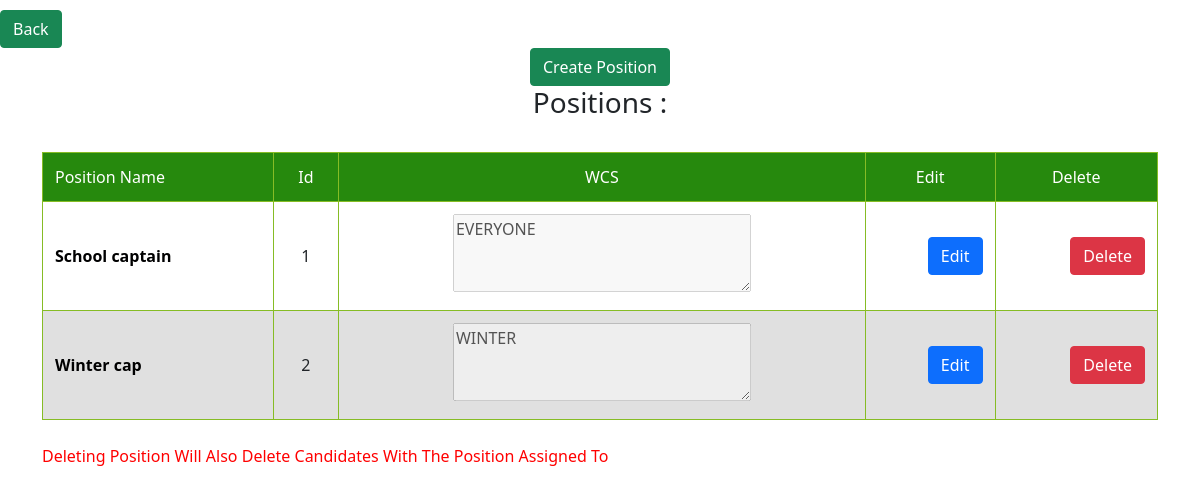
The app's page /admin/positions (signed in), older data.
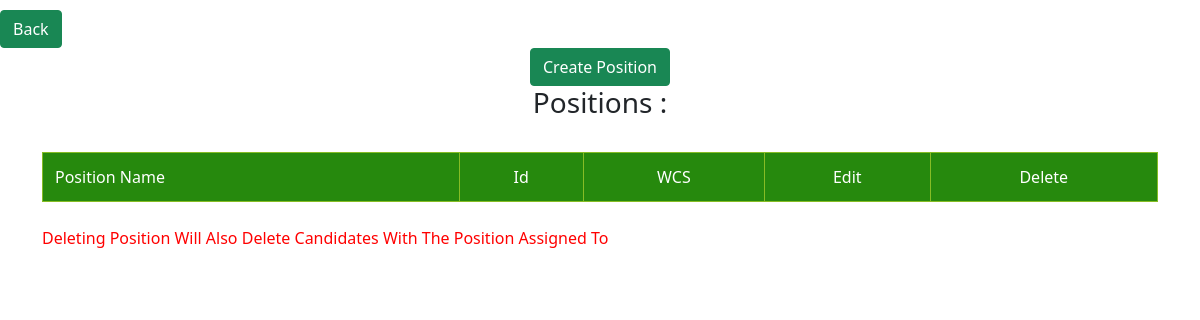
The same page, newer data.
### tables this page shows
CREATE TABLE positions (
	            id INTEGER PRIMARY KEY,
	            name TEXT NOT NULL,
	            wcs TEXT NOT NULL
                );

### main.py (the view)
@app.route('/admin/positions')
def positions():
    if not session.get("login"):
        return redirect("/admin/login")
    return render_template('positions.html', tm=conn.cursor().execute('SELECT * from positions').fetchall())

### templates/positions.html (shortened to what this page needs)
<!DOCTYPE html>
<html lang="en">
<head>
    <link rel="stylesheet" href="{{ url_for('static', filename='table.css')}}">
    <link rel="stylesheet" href="{{ url_for('static', filename='bootstrap.min.css') }}">
</head>
<body>
    <div class="buttonss" style="padding-top: 10px">
        <a href="../admin"><button type="button" class="btn btn-success">Back</button></a>
    </div>
    <center>
        <a href="positions/create"><button type="button" class="btn btn-success">Create Position</button></a>
        <h3>Positions :</h3>
    </center>
    <div class="container">
  <table class="responsive-table">
    <thead>
      <tr>
        <th scope="col">Position Name</th>
        <th scope="col">Id</th>
        <th scope="col">WCS</th>
        <th scope="col">Edit</th>
        <th scope="col">Delete</th>
      </tr>
    </thead>
    <tbody>
        {% for item in tm %}
      <tr>
        <th scope="row">{{item[1]}}</th>
        <td data-title="Id">{{item[0]}}</td>
        <td><textarea name="ew" id="ew" cols="30" rows="3" disabled>{{ item[2] }}</textarea></td>
        <td data-title="Edit" data-type="currency"><a href="positions/edit/{{item[0]}}"><button type="button" class="btn btn-primary" >Edit</button></a></td>
        <td data-title="Delete" data-type="currency"><a href="positions/delete/{{item[0]}}"><button type="button" class="btn btn-danger">Delete</button></a></td>
      </tr>
      {% endfor %}
    </tbody>
  </table>
  <p style="color: red;">Deleting Position Will Also Delete Candidates With The Position Assigned To</p>
</div>
</body>
</html>

### static/table.css (style rules this page uses)
html { box-sizing: border-box; }
*, *:before, *:after { box-sizing: inherit; }
body { font-family: system-ui, -apple-system, BlinkMacSystemFont, "Avenir Next", "Avenir", "Segoe UI", "Lucida Grande", "Helvetica Neue", "Helvetica", "Fira Sans", "Roboto", "Noto", "Droid Sans", "Cantarell", "Oxygen", "Ubuntu", "Franklin Gothic Medium", "Century Gothic", "Liberation Sans", sans-serif; color: rgba(0, 0, 0, 0.87); }
a { color: #26890d; }
.container { margin: 5% 3%; }
@media (min-width: 48em) { .container { margin: 2%; } }
@media (min-width: 75em) { .container { margin: 2em auto; max-width: 75em; } }
.responsive-table { width: 100%; margin-bottom: 1.5em; border-spacing: 0; }
@media (min-width: 48em) { .responsive-table { font-size: 0.9em; } }
@media (min-width: 62em) { .responsive-table { font-size: 1em; } }
.responsive-table thead { position: absolute; clip: rect(1px 1px 1px 1px); padding: 0; border: 0; height: 1px; width: 1px; overflow: hidden; }
@media (min-width: 48em) { .responsive-table thead { position: relative; clip: auto; height: auto; width: auto; overflow: auto; } }
.responsive-table thead th { background-color: #26890d; border: 1px solid #86bc25; font-weight: normal; text-align: center; color: white; }
.responsive-table thead th:first-of-type { text-align: left; }
.responsive-table tbody, .responsive-table tr, .responsive-table th, .responsive-table td { display: block; padding: 0; text-align: left; white-space: normal; }
@media (min-width: 48em) { .responsive-table tr { display: table-row; } }
.responsive-table th, .responsive-table td { padding: 0.5em; vertical-align: middle; }
@media (min-width: 30em) { .responsive-table th, .responsive-table td { padding: 0.75em 0.5em; } }
@media (min-width: 48em) { .responsive-table th, .responsive-table td { display: table-cell; padding: 0.5em; } }
@media (min-width: 62em) { .responsive-table th, .responsive-table td { padding: 0.75em 0.5em; } }
@media (min-width: 75em) { .responsive-table th, .responsive-table td { padding: 0.75em; } }

Row changes from the older to the newer data that the page shows:
removed positions: name "School captain", id "1", ew "EVERYONE"
removed positions: name "Winter cap", id "2", ew "WINTER"
